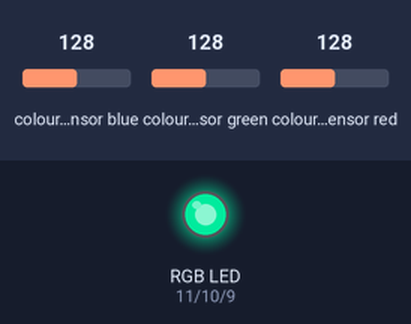
Bench run of a sketch on a simulated Arduino Uno, built with avr-gcc and run on an emulated ATmega328P. Shown: an RGB LED mixed from three pins (HIGH = lit). Wiring (inferred from the names in the program): TCS3200 colour sensor: output pin 7; S2 pin 6; S3 pin 5. The test bench sets the inputs (shaded band); at power-on: colour sensor blue 128, colour sensor green 128, colour sensor red 128. Dim RGB values are drawn brighter than linear; pins used as bus, display or sensor lines are not drawn; what the sketch prints to the serial monitor is not drawn.

Above: at 0.1 s.
Timing chart, 0 to 1.6 s (numbered marks = the images above):
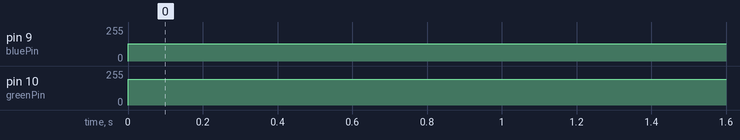

The sketch:

colorSensor.ino
```cpp
int redPin = 11;
int greenPin = 10;
int bluePin = 9;

int rColorStrength;
int gColorStrength;
int bColorStrength;

int S2 = 6;
int S3 = 5;
int outPin = 7;

unsigned int pulseWidth;

void setup() {

  pinMode(redPin, OUTPUT);
  pinMode(greenPin, OUTPUT);
  pinMode(bluePin, OUTPUT);

  pinMode(S2, OUTPUT);
  pinMode(S3, OUTPUT);
  pinMode(outPin, INPUT);

  Serial.begin(9600);

}

void loop() {

//For RED color input
  digitalWrite(S2, LOW);
  digitalWrite(S3, LOW);

  pulseWidth = pulseIn(outPin, LOW);
  rColorStrength = pulseWidth / 400  - 1;
  rColorStrength = (255. - rColorStrength);

//For GREEN color input
  digitalWrite(S2, HIGH);
  digitalWrite(S3, HIGH);

  pulseWidth = pulseIn(outPin, LOW);
  gColorStrength = pulseWidth / 400  - 1;
  gColorStrength = (255. - gColorStrength);

//For BLUE color input
  digitalWrite(S2, LOW);
  digitalWrite(S3, HIGH);

  pulseWidth = pulseIn(outPin, LOW);
  bColorStrength = pulseWidth / 400  - 1;
  bColorStrength = (255. - bColorStrength);


    if(rColorStrength>gColorStrength && gColorStrength>bColorStrength){
       rColorStrength = 255;
       gColorStrength = gColorStrength * .5;
       bColorStrength = 0;
       }
    if(rColorStrength>bColorStrength && bColorStrength>gColorStrength){
       rColorStrength = 255;
       bColorStrength = bColorStrength * .5;
       gColorStrength = 0;
       }
    if(gColorStrength>rColorStrength && rColorStrength>bColorStrength){
       gColorStrength = 255;
       rColorStrength = rColorStrength * .5;
       bColorStrength = 0;
       }
    if(gColorStrength>bColorStrength && bColorStrength>rColorStrength){
       gColorStrength = 255;
       bColorStrength = bColorStrength * .5;
       rColorStrength = 0;
       }
    if(bColorStrength>rColorStrength && rColorStrength>gColorStrength){
       bColorStrength = 255;
       rColorStrength = rColorStrength * .5;
       gColorStrength = 0;
       }
    if(bColorStrength>gColorStrength && gColorStrength>rColorStrength){
       bColorStrength = 255;
       gColorStrength = gColorStrength * .5;
       rColorStrength = 0;
       }

//To get all colors
  bColorStrength = bColorStrength * .5;
  gColorStrength = gColorStrength * .75;

//Write the color values to the RGB LED
  analogWrite(redPin, rColorStrength);
  analogWrite(greenPin, gColorStrength);
  analogWrite(bluePin, bColorStrength);

//Print the values from the sensor to Serial Monitor
  Serial.print(rColorStrength);
  Serial.print(" , ");
  Serial.print(gColorStrength);
  Serial.print(" , ");
  Serial.print(bColorStrength);
  Serial.print("\n");


  delay(100);
}
```

Measured:
- by itself, pin 9 (bluePin): 0/255 → 128/255 at 0.00 s
- by itself, pin 10 (greenPin): 0/255 → 192/255 at 0.00 s
